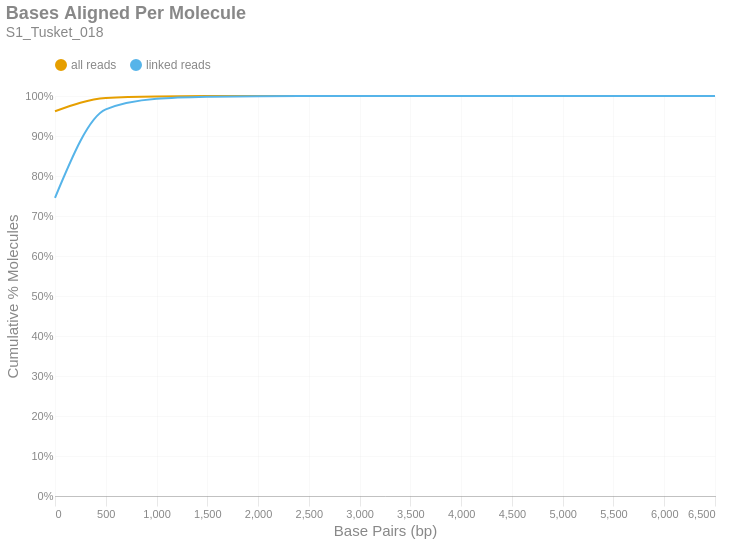

Notebook code for this chart:
### Markdown cell above
### Bases Aligned Per Molecule
This is a cumulative frequency distribution showing the number of base pairs aligned per unique molecule. These data are shown in 500 bp bins. There are two distributions: one with `all reads` (yellow) and another with only `linked reads` (blue). The percent of molecules in the `linked reads` distribution is relative to the total number of linked molecules.

### Code cell
if SKIPLR:
    print_html(f"Skipped")
else:
    binned_df = consolidated_hist(valids['aligned_bp'], mask, 500, True)
    with SafeRender(binned_df):
        (
            density_plot(binned_df, 'Bases Aligned Per Molecule', samplename, 'basesper')
            .encode(
                x=alt.X('bin:Q', title="Base Pairs (bp)").axis(tickMinStep=500).scale(padding=0),
                y=alt.Y('value:Q', title='Cumulative % Molecules')
                    .axis(format='%')
                    .scale(domain = [0,1])
                    .stack(False),
                color=alt.Color("key:N").scale(domain = ["all reads", "linked reads"]),
                tooltip = [
                    alt.Tooltip("key:N", title = "Data Type"),
                    alt.Tooltip("range_label:N", title="Bases Aligned Per Molecule"),
                    alt.Tooltip("value:Q", format = ".2%", title="% Molecules (Cum.)")
                ]
            )
        ).display()

### Figure 1 — Vega-Lite specification as saved in the notebook (floating-point values rounded to 4 significant figures)
{"width": "container", "height": 400, "config": {"title": {"anchor": "start", "dy": -15, "fontSize": 18, "color": "#888888", "subtitleColor": "#888888", "subtitleFontSize": 14}, "arc": {"fill": "#0072B2"}, "axis": {"domainColor": "#888888", "domainWidth": 0.5, "gridWidth": 0.2, "grid": false, "titleFontWeight": 400, "titleFontSize": 15, "labelFontSize": 11, "labelColor": "#888888", "tickColor": "#888888", "tickWidth": 0.2, "titleColor": "#888888"}, "axisBand": {"grid": false}, "axisX": {"grid": true, "tickSize": 10, "domainCap": "round"}, "axisY": {"domain": false, "grid": true, "tickSize": 0, "domainCap": "round"}, "background": "transparent", "header": {"labelFontSize": 15, "labelColor": "#888888", "titleFontSize": 15, "titleFontWeight": 600, "titleColor": "#888888"}, "legend": {"labelFont": "sans-serif", "labelFontSize": 12, "labelColor": "#888888", "symbolSize": 100, "symbolType": "circle", "titleFontSize": 12, "titlePadding": 10, "titleColor": "#888888", "title": null, "orient": "top"}, "range": {"category": ["#E69F00", "#56B4E9", "#009E73", "#F0E442", "#0072B2", "#D55E00", "#CC79A7", "#000000"], "diverging": ["#cfe8f3", "#a2d4ec", "#73bfe2", "#46abdb", "#1696d2", "#12719e"]}, "area": {"fill": "#0072B2", "fillOpacity": 0.7, "line": true, "strokeOpacity": 0.7}, "line": {"color": "#0072B2", "stroke": "#0072B2", "strokeWidth": 2}, "trail": {"color": "#0072B2", "stroke": "#0072B2", "strokeWidth": 0, "size": 1}, "point": {"filled": true, "fillOpacity": 1.0, "size": 95}, "text": {"color": "#888888", "fontSize": 11, "align": "right", "fontWeight": 400, "size": 11}, "bar": {"fill": "#0072B2", "stroke": null}, "view": {"stroke": null, "continuousWidth": 660, "continuousHeight": 400}}, "data": {"name": "data-4ff7bd07dc557392adcaae40195dddc7"}, "mark": {"type": "line", "interpolate": "monotone", "point": {"opacity": 0, "size": 275}}, "encoding": {"color": {"field": "key", "scale": {"domain": ["all reads", "linked reads"]}, "type": "nominal"}, "tooltip": [{"field": "key", "title": "Data Type", "type": "nominal"}, {"field": "range_label", "title": "Bases Aligned Per Molecule", "type": "nominal"}, {"field": "value", "format": ".2%", "title": "% Molecules (Cum.)", "type": "quantitative"}], "x": {"axis": {"tickMinStep": 500}, "field": "bin", "scale": {"padding": 0}, "title": "Base Pairs (bp)", "type": "quantitative"}, "y": {"axis": {"format": "%"}, "field": "value", "scale": {"domain": [0, 1]}, "stack": false, "title": "Cumulative % Molecules", "type": "quantitative"}}, "params": [{"name": "param_c36ac31b6afebe62", "select": {"type": "point", "fields": ["key"]}, "bind": "legend"}], "title": {"text": "Bases Aligned Per Molecule", "subtitle": "S1_Tusket_018"}, "transform": [{"fold": ["all reads (cumsum)", "linked reads (cumsum)"]}, {"calculate": "replace(datum.key, ' (cumsum)', '')", "as": "key"}, {"filter": {"param": "param_c36ac31b6afebe62"}}], "usermeta": {"embedOptions": {"downloadFileName": "S1_Tusket_018.basesper"}}, "$schema": "https://vega.github.io/schema/vega-lite/v6.1.0.json", "datasets": {"data-4ff7bd07dc557392adcaae40195dddc7": [{"bin": "0.0", "interval": "0.0-500.0", "all reads": 0.962, "linked reads": 0.7455, "all reads (cumsum)": 0.962, "linked reads (cumsum)": 0.7455, "range_label": "0-499"}, {"bin": "500.0", "interval": "500.0-1000.0", "all reads": 0.03305, "linked reads": 0.221, "all reads (cumsum)": 0.9951, "linked reads (cumsum)": 0.9665, "range_label": "500-999"}, {"bin": "1000.0", "interval": "1000.0-1500.0", "all reads": 0.003923, "linked reads": 0.02656, "all reads (cumsum)": 0.999, "linked reads (cumsum)": 0.993, "range_label": "1000-1499"}, {"bin": "1500.0", "interval": "1500.0-2000.0", "all reads": 0.0007631, "linked reads": 0.005174, "all reads (cumsum)": 0.9997, "linked reads (cumsum)": 0.9982, "range_label": "1500-1999"}, {"bin": "2000.0", "interval": "2000.0-2500.0", "all reads": 0.00019, "linked reads": 0.001289, "all reads (cumsum)": 0.9999, "linked reads (cumsum)": 0.9995, "range_label": "2000-2499"}, {"bin": "2500.0", "interval": "2500.0-3000.0", "all reads": 4.533e-05, "linked reads": 0.0003074, "all reads (cumsum)": 1.0, "linked reads (cumsum)": 0.9998, "range_label": "2500-2999"}, {"bin": "3000.0", "interval": "3000.0-3500.0", "all reads": 1.61e-05, "linked reads": 0.0001092, "all reads (cumsum)": 1.0, "linked reads (cumsum)": 0.9999, "range_label": "3000-3499"}, {"bin": "3500.0", "interval": "3500.0-4000.0", "all reads": 7.626e-06, "linked reads": 5.171e-05, "all reads (cumsum)": 1.0, "linked reads (cumsum)": 1.0, "range_label": "3500-3999"}, {"bin": "4000.0", "interval": "4000.0-4500.0", "all reads": 1.695e-06, "linked reads": 1.149e-05, "all reads (cumsum)": 1.0, "linked reads (cumsum)": 1.0, "range_label": "4000-4499"}, {"bin": "4500.0", "interval": "4500.0-5000.0", "all reads": 1.059e-06, "linked reads": 7.183e-06, "all reads (cumsum)": 1.0, "linked reads (cumsum)": 1.0, "range_label": "4500-4999"}, {"bin": "5000.0", "interval": "5000.0-5500.0", "all reads": 0.0, "linked reads": 0.0, "all reads (cumsum)": 1.0, "linked reads (cumsum)": 1.0, "range_label": "5000-5499"}, {"bin": "5500.0", "interval": "5500.0-6000.0", "all reads": 2.118e-07, "linked reads": 1.437e-06, "all reads (cumsum)": 1.0, "linked reads (cumsum)": 1.0, "range_label": "5500-5999"}, {"bin": "6000.0", "interval": "6000.0-6500.0", "all reads": 0.0, "linked reads": 0.0, "all reads (cumsum)": 1.0, "linked reads (cumsum)": 1.0, "range_label": "6000-6499"}, {"bin": "6500.0", "interval": "6500.0-7000.0", "all reads": 2.118e-07, "linked reads": 1.437e-06, "all reads (cumsum)": 1.0, "linked reads (cumsum)": 1.0, "range_label": "6500-6999"}]}}
